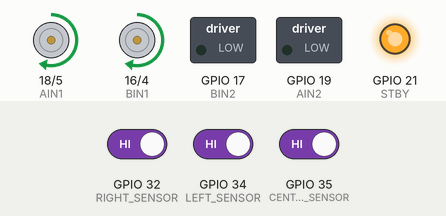
Simulated run of this sketch. Board: ESP32. Shown: direction and speed pins drawn as motors (green arrow = direction pin HIGH = forward, orange = LOW = backward, longer = more drive, stopped while the standby pin is LOW), switched loads named in the sketch (green lamp = pin HIGH), output pins drawn as LEDs (lit = HIGH). The test bench sets the inputs (shaded band); at power-on: GPIO 32 (RIGHT_SENSOR) HIGH, GPIO 34 (LEFT_SENSOR) HIGH, GPIO 35 (CENTER_SENSOR) HIGH.

Above: at 1.2 s.
1.3 s: GPIO 32 (RIGHT_SENSOR) driven LOW
At 2.5 s:
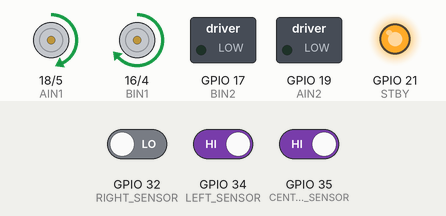
2.8 s: GPIO 34 (LEFT_SENSOR) driven LOW
At 3.6 s:
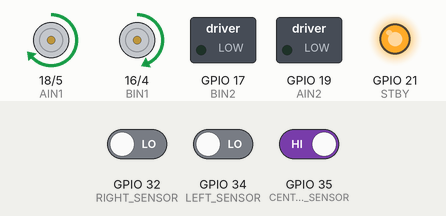
Timing chart, 0 to 5.8 s (numbered marks = the images above; inputs shaded):
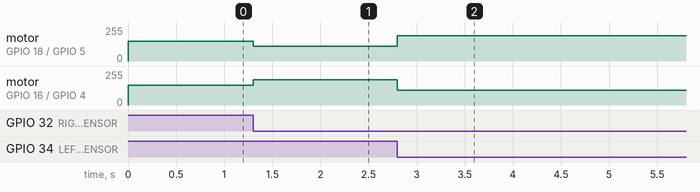

The sketch:

line_follower_ino.ino
```cpp
// ===== MOTOR PINS =====
#define PWMA 5
#define AIN1 18
#define AIN2 19

#define PWMB 4
#define BIN1 16
#define BIN2 17

#define STBY 21

// ===== SENSORS =====
#define LEFT_SENSOR 34
#define CENTER_SENSOR 35
#define RIGHT_SENSOR 32

// ===== PWM SETTINGS =====
const int pwmChannelA = 0;
const int pwmChannelB = 1;
const int pwmFreq = 5000;
const int pwmResolution = 8;

// ===== PID =====
float Kp = 40;
float Ki = 0;
float Kd = 20;

int baseSpeed = 150;

int error = 0, previousError = 0;
float integral = 0, derivative = 0, correction = 0;

void setup() {

  pinMode(AIN1, OUTPUT);
  pinMode(AIN2, OUTPUT);
  pinMode(BIN1, OUTPUT);
  pinMode(BIN2, OUTPUT);
  pinMode(STBY, OUTPUT);

  pinMode(LEFT_SENSOR, INPUT);
  pinMode(CENTER_SENSOR, INPUT);
  pinMode(RIGHT_SENSOR, INPUT);

  // PWM setup (ESP32)
  ledcSetup(pwmChannelA, pwmFreq, pwmResolution);
  ledcAttachPin(PWMA, pwmChannelA);

  ledcSetup(pwmChannelB, pwmFreq, pwmResolution);
  ledcAttachPin(PWMB, pwmChannelB);

  digitalWrite(STBY, HIGH);

  Serial.begin(115200);
}

void loop() {

  int left = digitalRead(LEFT_SENSOR);
  int center = digitalRead(CENTER_SENSOR);
  int right = digitalRead(RIGHT_SENSOR);

  // Error calculation
  if (left == LOW) error = -1;
  else if (right == LOW) error = 1;
  else error = 0;

  // PID
  integral += error;
  derivative = error - previousError;
  correction = Kp * error + Ki * integral + Kd * derivative;

  previousError = error;

  // Speed adjustment
  int leftSpeed = baseSpeed - correction;
  int rightSpeed = baseSpeed + correction;

  leftSpeed = constrain(leftSpeed, 0, 255);
  rightSpeed = constrain(rightSpeed, 0, 255);

  moveForward(leftSpeed, rightSpeed);
}

void moveForward(int speedA, int speedB) {

  digitalWrite(AIN1, HIGH);
  digitalWrite(AIN2, LOW);
  ledcWrite(pwmChannelA, speedA);

  digitalWrite(BIN1, HIGH);
  digitalWrite(BIN2, LOW);
  ledcWrite(pwmChannelB, speedB);
}
```

Measured:
- after the input at 1.3 s, motor on GPIO 18 (AIN1) / GPIO 5 (PWMA): forward 149/255 → forward 110/255 at once; motor on GPIO 16 (BIN1) / GPIO 4 (PWMB): forward 149/255 → forward 189/255 at once
- after the input at 2.8 s, motor on GPIO 18 (AIN1) / GPIO 5 (PWMA): forward 110/255 → forward 189/255 at once; motor on GPIO 16 (BIN1) / GPIO 4 (PWMB): forward 189/255 → forward 110/255 at once
